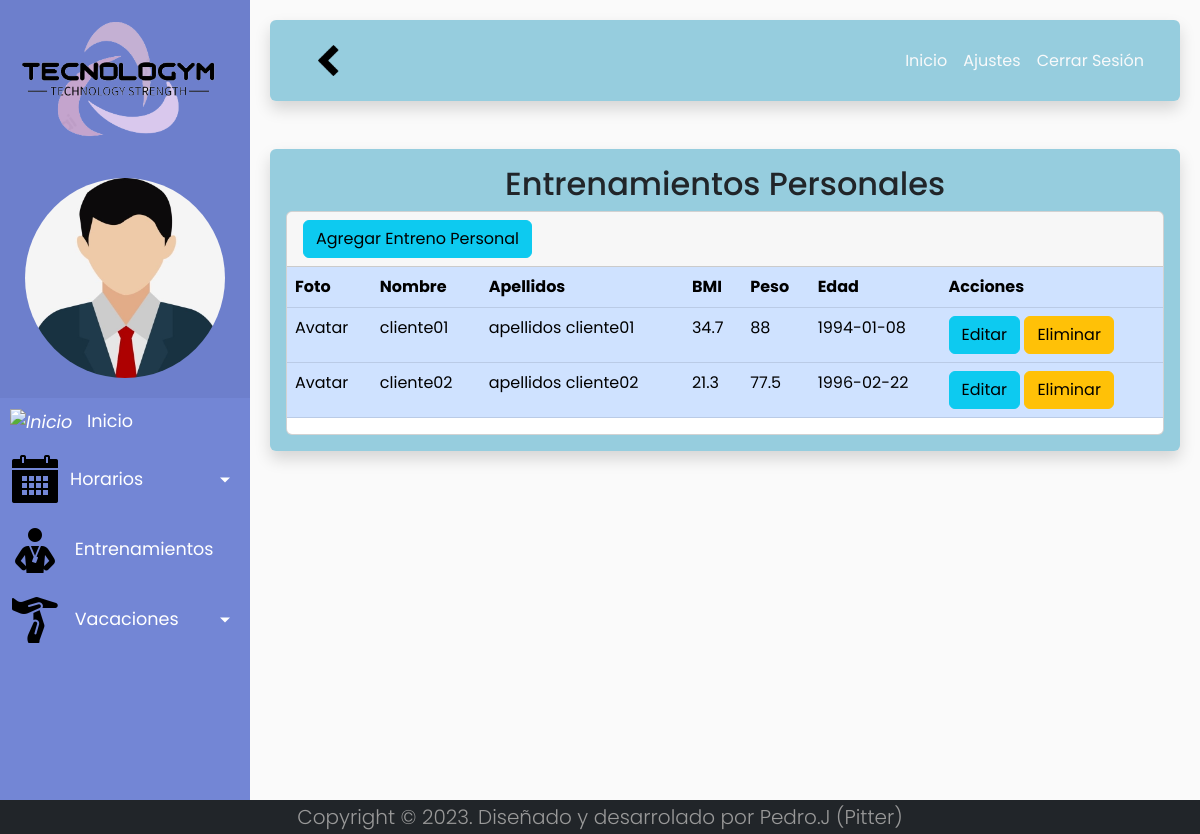
Page /c_PersonalTraining/showPersonalTraining on the earlier database version.
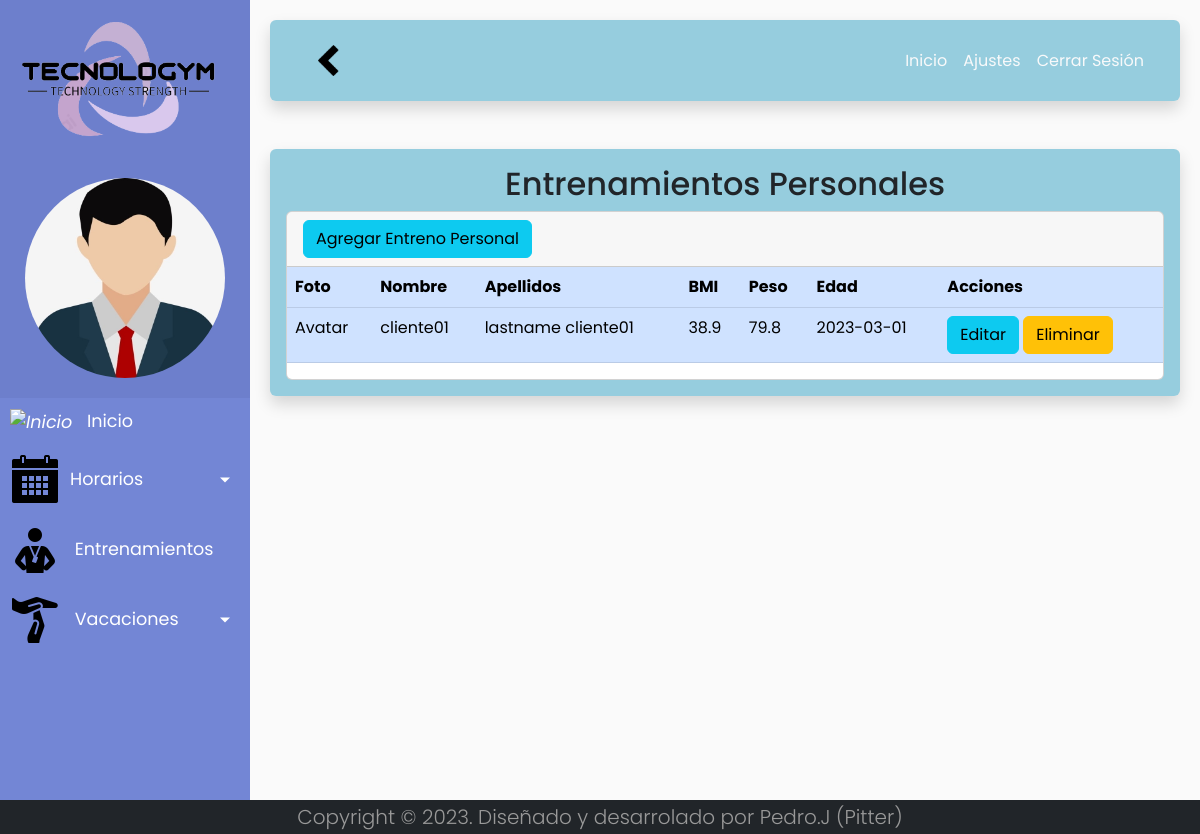
Same page on the later database version.
### tables this page shows
CREATE TABLE `client` (
  `id_client` int(11) NOT NULL,
  `id_person` int(11) NOT NULL,
  `BMI` double NOT NULL DEFAULT 0,
  `weight` double NOT NULL DEFAULT 0,
  `birth_date` date NOT NULL
);

CREATE TABLE `person` (
  `id_person` int(11) NOT NULL,
  `name` varchar(70) NOT NULL,
  `lastname` varchar(70) NOT NULL,
  `user` varchar(70) NOT NULL,
  `password` varchar(255) NOT NULL,
  `email` varchar(70) NOT NULL,
  `phone` varchar(9) NOT NULL,
  `avatar` varchar(255) DEFAULT NULL
);

### config/core/Controller.php (called while the page is built, shortened)
<?php
abstract class Controller
{
    protected function loadView($view, $params = array())
    {
        return new View($view, $params);
    }
}
?>

### app/controllers/c_PersonalTraining.php (called while the page is built, shortened)
<?php
class c_PersonalTraining extends Controller
{
    private $m_PersonalTraining;
    public function __construct()
    {
        $this->m_PersonalTraining = $this->loadModel("m_PersonalTraining");
    }
    public function showPersonalTraining()
    {
        $datos['clients'] = $this->m_PersonalTraining->showPersonalTraining();
        $this->loadView("v_PersonalTraining",$datos);
    }
}
?>

### config/core/Model.php (called while the page is built, shortened)
<?php
class Model
{
    private $host = DB_HOST;
    private $user = DB_USER;
    private $pass = DB_PASS;
    private $dbname = DB_NAME;
    private $dbh;
    private $stmt;
    function __construct()
    {
        $dsn = 'mysql:host=' . $this->host . ';dbname=' . $this->dbname;
        $options = array(
            PDO::ATTR_PERSISTENT => true,
            PDO::ATTR_ERRMODE => PDO::ERRMODE_EXCEPTION,
            PDO::MYSQL_ATTR_INIT_COMMAND => 'SET NAMES utf8'
        );
        try {
            $this->dbh = new PDO($dsn, $this->user, $this->pass, $options);
        } catch (PDOException $e) {
            $this->error = $e->getMessage();
        }
    }
    public function consult($query)
    {
        $this->stmt = $this->dbh->prepare($query);
    }
    public function launch()
    {
        return $this->stmt->execute();
    }
    public function result()
    {
        $this->launch();
        return $this->stmt->fetchAll(PDO::FETCH_ASSOC);
    }
}
?>

### app/models/m_PersonalTraining.php (called while the page is built, shortened)
<?php
class m_PersonalTraining extends Model
{
    public function showPersonalTraining()
    {
        $snt = "SELECT * FROM person INNER JOIN client ON client.id_person = person.id_person;";
        $this->consult($snt);
        $row = $this->result();
        return $row;
    }
}
?>

### app/views/v_PersonalTraining.php (the view)
<div class="row-6 fondo-2 shadow p-3 mb-5 rounded">
    <div class="">
        <h2 class="text-center">Entrenamientos Personales</h2>
        <div class="card">
            <div class="card-header">
                <a name="addClient" class="btn btn-info" href="<?=BASE_URL."c_PersonalTraining/addPersonalTraining"?>" role="button">Agregar Entreno Personal </a>
            </div>
            <div class="table-responsive-sm">
                <table class="table table-primary">
                    <thead>
                        <tr>
                            <th scope="col">Foto</th>
                            <th scope="col">Nombre</th>
                            <th scope="col">Apellidos</th>
                            <th scope="col">BMI</th>
                            <th scope="col">Peso</th>
                            <th scope="col">Edad</th>
                            <th scope="col">Acciones</th>
                        </tr>
                    </thead>
                    <tbody>
                        <?php
                        foreach ($clients as $client) : ?>
                            <tr class="">
                                <td scope="row">Avatar</td>
                                <td><?= $client['name'] ?></td>
                                <td><?= $client['lastname'] ?></td>
                                <td><?= $client['BMI'] ?></td>
                                <td><?= $client['weight'] ?></td>
                                <td><?= $client['birth_date'] ?></td>
                                <td>
                                    <a name="updatePersonalTraining" class="btn btn-info" href="" type="button">Editar</a>
                                    <a name="" class="btn btn-warning" href="#" role="button">Eliminar</a>
                                </td>
                            </tr>
                        <?php endforeach ?>
                    </tbody>
                </table>
            </div>
        </div>
    </div>
</div>

Differences in the rows shown:
removed client: id_person.name "cliente02", id_person.lastname "apellidos cliente02", BMI "21.3", weight "77.5", birth_date "1996-02-22"
changed client "cliente01": id_person.lastname "apellidos cliente01" → "lastname cliente01"; BMI "34.7" → "38.9"; weight "88" → "79.8"; birth_date "1994-01-08" → "2023-03-01"
